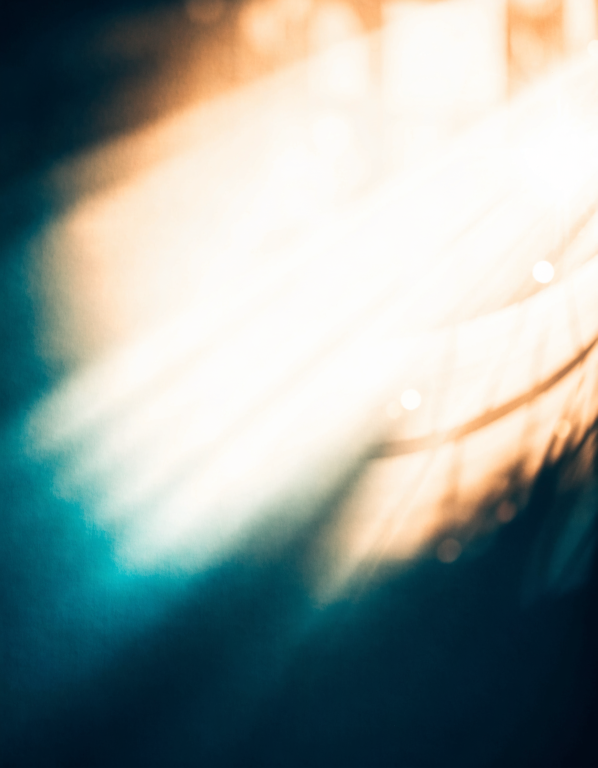
#> input picture social/week2/01-ashot-bg.png, 1792 x 2304 px (shown at 1/3 size)
$ python build_cards.py
#> lines starting #> are read from the running program, lines starting #| are printed output that depends on the picture; after the words box and inside, x2 and y2 are one past the last pixel; in counts of white or black regions, pixels touching at a corner belong together
# -*- coding: utf-8 -*-
"""MedBridge Tourism — сборка готовых карточек постов (неделя 2, спецвыпуск «Врачи»).
AI-фон + реальный портрет + текст брендовыми шрифтами + логотип. 1080x1350 (4:5)."""
import os
from PIL import Image, ImageDraw, ImageFont

HERE = os.path.dirname(os.path.abspath(__file__))
ROOT = os.path.abspath(os.path.join(HERE, "..", ".."))
ASSETS = os.path.join(ROOT, "assets")
W, H = 1080, 1350

# ---- бренд ----
TEAL  = (30, 95, 116)
NAVY  = (15, 46, 61)
AMBER = (244, 162, 76)
GOLD  = (232, 194, 122)
WARM  = (251, 248, 243)
GLOW  = (251, 234, 210)
WHITE = (255, 255, 255)

ONEST = os.path.join(HERE, ".fonts", "Onest.ttf")
GOLOS = os.path.join(HERE, ".fonts", "GolosText.ttf")
LOGO  = os.path.join(ASSETS, "medbridge-logo-mark.png")

# [7 lines left out: function font, not called in this run]

def cover(img, w, h):
    iw, ih = img.size
    s = max(w / iw, h / ih)
    img = img.resize((int(iw * s) + 1, int(ih * s) + 1), Image.LANCZOS)
    iw, ih = img.size
    return img.crop(((iw - w) // 2, (ih - h) // 2, (iw - w) // 2 + w, (ih - h) // 2 + h))

def vgrad(w, h, top_rgba, bot_rgba):
    """Вертикальный градиент (RGBA) — для скрима под текст."""
    base = Image.new("RGBA", (w, h))
    px = base.load()
    for y in range(h):
        t = y / max(1, h - 1)
        r = int(top_rgba[0] + (bot_rgba[0] - top_rgba[0]) * t)
        g = int(top_rgba[1] + (bot_rgba[1] - top_rgba[1]) * t)
        b = int(top_rgba[2] + (bot_rgba[2] - top_rgba[2]) * t)
        a = int(top_rgba[3] + (bot_rgba[3] - top_rgba[3]) * t)
        for x in range(w):
            px[x, y] = (r, g, b, a)
    return base

def circle(path, size, ring=GOLD, ring_w=10, bias=0.5, xbias=0.5):
    img = Image.open(path).convert("RGB")
    w, h = img.size
    s = min(w, h)
    left = int((w - s) * xbias)
    top = int((h - s) * bias)
    img = img.crop((left, top, left + s, top + s)).resize((size, size), Image.LANCZOS)
    mask = Image.new("L", (size, size), 0)
    ImageDraw.Draw(mask).ellipse((0, 0, size - 1, size - 1), fill=255)
    out = Image.new("RGBA", (size, size), (0, 0, 0, 0))
    out.paste(img, (0, 0), mask)
    r = Image.new("RGBA", (size, size), (0, 0, 0, 0))
    ImageDraw.Draw(r).ellipse((ring_w // 2, ring_w // 2, size - ring_w // 2 - 1, size - ring_w // 2 - 1),
                              outline=ring + (255,), width=ring_w)
    return Image.alpha_composite(out, r)

# [26 lines left out: functions wrap, draw_text, not called in this run]

def logo_lockup(card, x, y, h=58, wordmark=True, color=WHITE):
    lg = Image.open(LOGO).convert("RGBA")
    s = h / lg.height
    lg = lg.resize((int(lg.width * s), h), Image.LANCZOS)
    card.alpha_composite(lg, (x, y))
    if wordmark:
        d = ImageDraw.Draw(card)
        f = font(ONEST, 30, 800)
        d.text((x + lg.width + 16, y + h // 2), "MedBridge Tourism", font=f, fill=color, anchor="lm")

# [11 lines left out: function pill, not called in this run]

def base_card(bg_name):
    bg = cover(Image.open(os.path.join(HERE, bg_name)).convert("RGB"), W, H).convert("RGBA")
    return bg

# [4 lines left out: function save, not called in this run]

# ============================================================ CARD 1 — Ashot intro
def card1():
    c = base_card("01-ashot-bg.png")
#> in cover, `iw, ih = img.size`: iw = 1792; ih = 2304
#> in cover, `s = max(w / iw, h / ih)`: s = 0.603
    # лёгкое общее затемнение + сильный скрим снизу под текст
    c.alpha_composite(vgrad(W, H, (15, 46, 61, 30), (15, 46, 61, 60)))
#> in vgrad, `base = Image.new("RGBA", (w, h))`: base: PIL image 1080x1350 RGBA; every value is 0
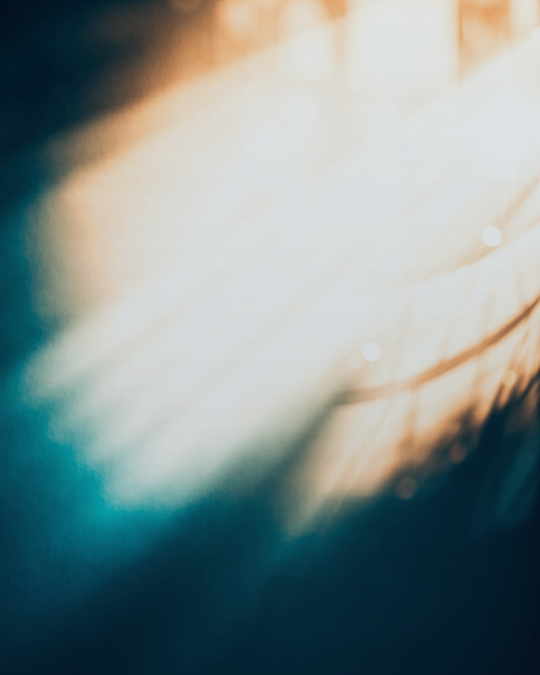
#> c: PIL image 1080x1350 RGBA (shown at 1/2 size); mean R, G, B, A 127.1, 142.2, 141.7, 255
    c.alpha_composite(vgrad(W, H, (15, 46, 61, 0), (15, 46, 61, 245)), (0, 0))
    p = circle(os.path.join(HERE, "01-ashot-portrait.jpg"), 430, bias=0.42, ring=GOLD, ring_w=10)
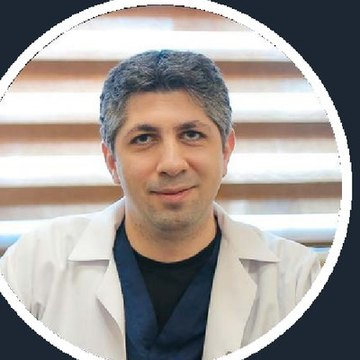
#> input picture social/week2/01-ashot-portrait.jpg, 360 x 360 px
#> in circle, img is the input picture: PIL image 360x360 RGB; mean R, G, B 161.7, 155.3, 151.8
#> in circle, `mask = Image.new("L", (size, size), 0)`: mask: PIL image 430x430 L; every value is 0
#> in circle, `ImageDraw.Draw(mask).ellipse((0, 0, size - 1, size - 1), fill=255)`:
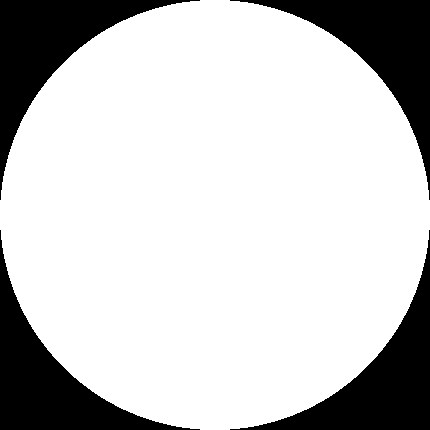
#> mask: PIL image 430x430 L; 78.5% white; 4 black regions, box (x1, y1, x2, y2) and area: (0, 0, 200, 200) 9935, (230, 0, 430, 200) 9935, (0, 230, 200, 430) 9935, (230, 230, 430, 430) 9935
#> in circle, `out = Image.new("RGBA", (size, size), (0, 0, 0, 0))`: out: PIL image 430x430 RGBA; every value is 0
#> in circle, `out.paste(img, (0, 0), mask)`:
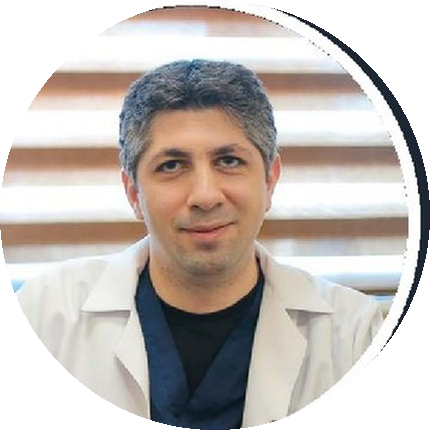
#> out: PIL image 430x430 RGBA; mean R, G, B, A 141.7, 134.1, 129, 200.2; transparent parts drawn white
#> in circle, `ImageDraw.Draw(r).ellipse((ring_w // 2, ring_w // 2, size - ring_w // ..`:
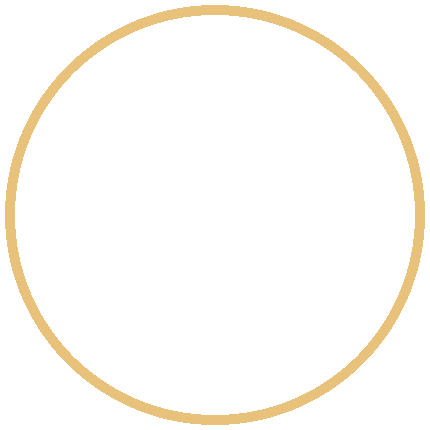
#> r: PIL image 430x430 RGBA; mean R, G, B, A 16, 13.4, 8.4, 17.6; transparent parts drawn white
#> in circle, `return Image.alpha_composite(out, r)`:
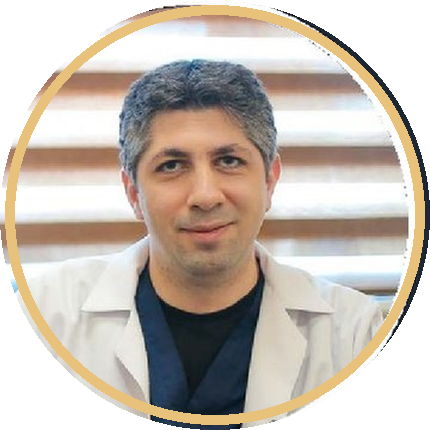
#> returned value: PIL image 430x430 RGBA; mean R, G, B, A 144.4, 134.5, 124.6, 200.2; transparent parts drawn white
    c.alpha_composite(p, (W - 430 - 70, 120))
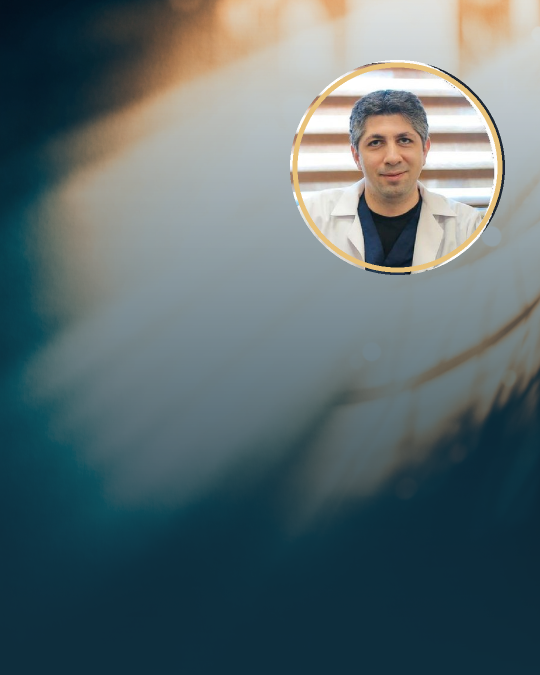
#> c: PIL image 1080x1350 RGBA (shown at 1/2 size); mean R, G, B, A 91.9, 107.9, 111, 255
    d = ImageDraw.Draw(c)
    logo_lockup(c, 70, 70, 56)
    x = 70
    d.text((x, 690), "ВРАЧ-ПАРТНЁР MEDBRIDGE", font=font(GOLOS, 26, 600), fill=AMBER)
    y = draw_text(d, (x, 730), ["Dr. Ashot", "Harutyunyan"], font(ONEST, 88, 800), WHITE, lh=1.05)
    d.text((x, y + 8), "Пластический и челюстно-лицевой хирург", font=font(GOLOS, 32, 500), fill=WARM)
    d.text((x, y + 52), "Astghik Medical Center · Ереван", font=font(GOLOS, 28, 400), fill=GLOW)
    # пиллы
    py = 1120
    fx = font(ONEST, 40, 800); fc = font(GOLOS, 22, 500)
    px = x
    for val, cap in [("19+", "лет практики"), ("4000+", "операций"), ("RU·EN·HY", "языки")]:
        w, h = pill(d, px, py, val, cap, fx, fc); px += w + 18
    d.text((x, 1270), "Ринопластика · контур лица · эндоскопический лифтинг",
           font=font(GOLOS, 26, 500), fill=GLOW)
    save(c, "post-1-ashot.png")

# ============================================================ CARD 2 — Rhino results cover
# [88 lines left out: functions card2, card3, card4, card5, not called in this run]

if __name__ == "__main__":
#> (the run stopped early here; a loop or call above may not have finished)
